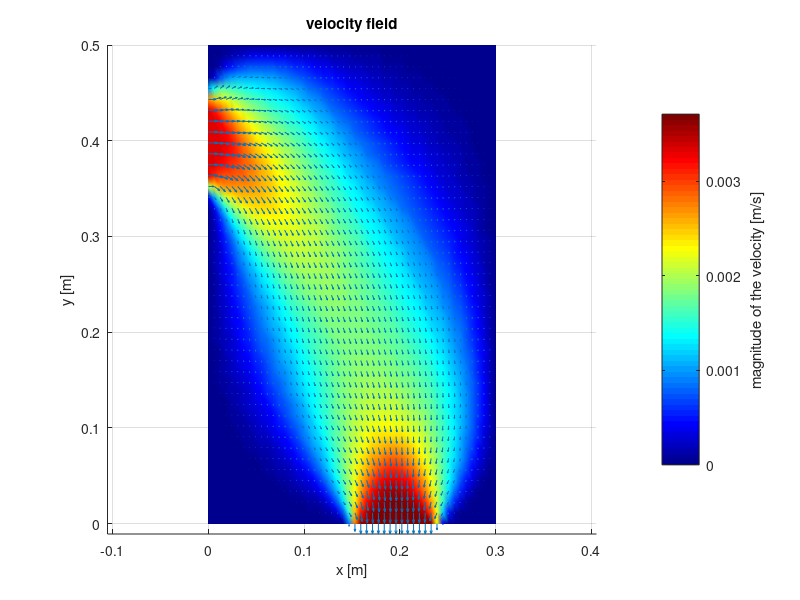

Write the MATLAB code that produced this figure. (Note: this script raises an error after producing the figure.)
clear all
close all
clc

load('Week4_velocity_field')   % load the given velocity field. 
% The provided file contains the grid vectors x and y and 
% the x and y components of the velocity field vx and vy. 
% The velocity fields are given as matrices which contain the valu  es in the
% grid points. 

%% plot the given velocity field
figure(1)
normv = sqrt(vx.^2 + vy.^2);   % the colors in the figure show the magnitude normv
surf(x,y,0*normv.', normv.')
colormap jet
shading interp
hold on
[X,Y] = ndgrid(x,y);
quiver(X,Y,vx,vy)              % the arrows in the figure show the direction
xlabel 'x [m]'
ylabel 'y [m]'
title 'velocity field'
cbar = colorbar;
ylabel(cbar, 'magnitude of the velocity [m/s]')
axis equal
axis tight
view(2)

%% define other parameters
Lx = max(x);             % determine the parameters of the spatial 
Ly = max(y);                   % discretization from the given grid vectors
Nx = length(x);
Ny = length(y);
dx = x(2) - x(1);
dy = y(2) - y(1);

kappa  = 1.25e-5;    % [m^2/s] diffusivity of chlorine in water
c0 = 10;             % [mg/l] magnitude of the initial concentration of chlorine
x0 = 0.1*Lx;         % [m] x-coordinate of the center of the initial concentration
y0 = 0.7*Ly;         % [m] y-coordinate of the center of the initial concentration
a = 0.03*Ly;         % [m] width parameter for the initial concentration
Tsim = 8*60;         % [s] length of the simulation (=8 min)

NT = 100;            % number of time steps
time = linspace(0,Tsim,NT);
dt = time(2) - time(1);

%% construct the node_nmbrs matrix
nn = Nx*Ny;
node_nmbrs = 1:nn;
node_nmbrs = reshape(node_nmbrs, Nx, Ny);

%% construct the A-matrix
A = sparse(nn,nn);
for ii = 2:Nx-1
    for jj = 2:Ny-1
        node11 = node_nmbrs(ii,jj);
        node21 = node_nmbrs(ii+1,jj);
        node12 = node_nmbrs(ii,jj+1);
        node01 = node_nmbrs(ii-1,jj);
        node10 = node_nmbrs(ii,jj-1);
        
        A(node11, node11) = TODO;   % Define the the A-matrix for the internal nodes
        A(node11, node21) = TODO;
        A(node11, node01) = TODO;
        A(node11, node12) = TODO;
        A(node11, node10) = TODO;
    end
end

% We simply neglect the velocity field in the equations for nodes on the
% boundary. Because the velocity on the boundary is zero, this will
% (probably) not lead to a significant error. 
for ii = 2:Nx-1                    % lower edge
    node11 = node_nmbrs(ii,1);
    node21 = node_nmbrs(ii+1,1);
    node12 = node_nmbrs(ii,2);
    node01 = node_nmbrs(ii-1,1);
    
    A(node11, node11) = -2*kappa/dx^2 - 2*kappa/dy^2;
    A(node11, node21) =    kappa/dx^2;
    A(node11, node12) =  2*kappa/dy^2;
    A(node11, node01) =    kappa/dx^2;
end

for ii = 2:Nx-1                   % top edge
    node11 = node_nmbrs(ii,end);
    node21 = node_nmbrs(ii+1,end);
    node12 = node_nmbrs(ii,end-1);
    node01 = node_nmbrs(ii-1,end);
    
    A(node11, node11) = -2*kappa/dx^2 - 2*kappa/dy^2;
    A(node11, node21) =    kappa/dx^2;
    A(node11, node12) =  2*kappa/dy^2;
    A(node11, node01) =    kappa/dx^2;
end

for jj = 2:Ny-1                 % left edge
    node11 = node_nmbrs(1,jj);
    node21 = node_nmbrs(2,jj);
    node12 = node_nmbrs(1,jj+1);
    node10 = node_nmbrs(1,jj-1);
        
    A(node11, node11) = -2*kappa/dx^2 -2*kappa/dy^2;
    A(node11, node21) =  2*kappa/dx^2;
    A(node11, node12) =    kappa/dy^2;
    A(node11, node10) =    kappa/dy^2;
end

for jj = 2:Ny-1              % right edge
    node11 = node_nmbrs(end,jj); 
    node21 = node_nmbrs(end-1,jj);
    node12 = node_nmbrs(end,jj+1);
    node10 = node_nmbrs(end,jj-1);
        
    A(node11, node11) = -2*kappa/dx^2 -2*kappa/dy^2;
    A(node11, node21) =  2*kappa/dx^2;
    A(node11, node12) =    kappa/dy^2;
    A(node11, node10) =    kappa/dy^2;
end

node11 = node_nmbrs(1,1);      % lower left corner
node21 = node_nmbrs(2,1);
node12 = node_nmbrs(1,2);
A(node11, node11) = -2*kappa/dx^2 - 2*kappa/dy^2;
A(node11, node21) =  2*kappa/dx^2;
A(node11, node12) =  2*kappa/dy^2;

node11 = node_nmbrs(end,1);    % lower right corner
node21 = node_nmbrs(end-1,1);
node12 = node_nmbrs(end,2);
A(node11, node11) = -2*kappa/dx^2 - 2*kappa/dy^2;
A(node11, node21) =  2*kappa/dx^2;
A(node11, node12) =  2*kappa/dy^2;

node11 = node_nmbrs(1,end);    % top left corner
node21 = node_nmbrs(2,end); 
node12 = node_nmbrs(1,end-1);
A(node11, node11) = -2*kappa/dx^2 - 2*kappa/dy^2;
A(node11, node21) =  2*kappa/dx^2;
A(node11, node12) =  2*kappa/dy^2;

node11 = node_nmbrs(end,end);  % top right corner
node21 = node_nmbrs(end-1,end);
node12 = node_nmbrs(end,end-1);
A(node11, node11) = -2*kappa/dx^2 - 2*kappa/dy^2;
A(node11, node21) =  2*kappa/dx^2;
A(node11, node12) =  2*kappa/dy^2;

%% Dirchlet boundary conditions
% We impose zero dirichlet BCs at the inlet and at the outlet
% To determine the free dofs in our problem, we thus need to find the node
% numbers of the nodes at the inlet and the outlet

nodes_inlet = TODO;
nodes_outlet = TODO;
fdofs = setdiff(1:nn, [nodes_inlet, nodes_outlet]);

%% Initial condition
rho0 = zeros(nn,1);   % this vector will represent the intial condition.
                      % Use the node_nmbrs matrix to build this vector.
                      
% TODO: Define rho0

%% Time integration
rho = zeros(nn, NT); % Solution matrix for the density of chlorine. 
                     % The columns of this matrix contain the solutions at different time instances
rho(:,1) = rho0;     % The first column is thus equal to the initial condition

I = speye(nn,nn);
% TODO: Implement a time discretization of scheme of your choice.

%% plot the obtained solution

create_movie = 0;  % do you want to create a movie?  Set to zero if not. 
% Unfortunately, it is not (yet) possible to create a movie in Octave (this is not important for the exercise)
if create_movie
    movie_name = 'Week4_exercise_movie';  % file name
    vidfile = VideoWriter(movie_name,'MPEG-4');
    vidfile.FrameRate = 10;      % change this number to slow down or speed up the movie
    open(vidfile);
    fig = figure(2);
    set(fig,'color','w');
end

rho_max = max(max(rho)); % used to fix the color scale for all frames
for kk = 1:NT
    rhokk = rho(:,kk);
    surf(x,y,0*rhokk(node_nmbrs).',rhokk(node_nmbrs).')
    hold on
    quiver(X,Y,vx,vy)
    view(2)
    title(['t = ', num2str(time(kk)), ' [s]'])
    xlabel 'x [m]'
    ylabel 'y [m]'
    axis tight
    hcb = colorbar();
    ylabel(hcb,'concentration of Cl [mg/l]')
%     caxis([0,rho_max])  % I did not fix to color axis to see the solution clearer, but this is somewhat deceiving. 
    colormap default
    shading interp
    axis equal
    hold off
    
    if create_movie
        frame = getframe(fig);
        writeVideo(vidfile, frame);
    end
    
    pause(0.1);
end

if create_movie
    close(vidfile);
end